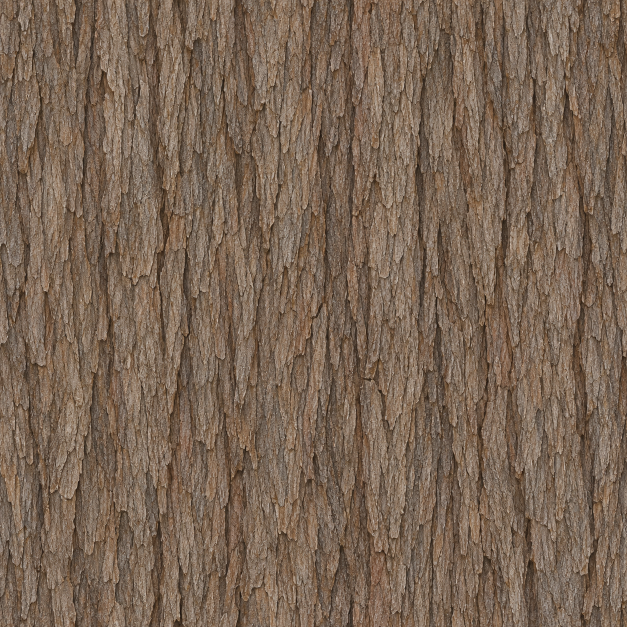
#> input picture assets/modern/citadel/tree-bark-source.png, 1254 x 1254 px, given in place of vehicle-painted-steel-source.png, which was not available (shown at 1/2 size)
$ python build_citadel_metal_tiles.py
#> lines starting #> are read from the running program, lines starting #| are printed output that depends on the picture; pictures that were not available may be replaced by others from this repository, and a replacement may not be noted
#!/usr/bin/env python3
"""Export project-authored Citadel object artwork as repeatable 512px tiles.

The inputs are project-authored images, not pages exported from game data.
Moving each input's natural centre to the tile border and feathering the new
centre seam makes repetition continuous without painting over any game art.
"""

from __future__ import annotations

from pathlib import Path

from PIL import Image, ImageChops


ROOT = Path(__file__).resolve().parents[2] / "assets" / "modern" / "citadel"
SIDE = 512
FEATHER = 96
MATERIALS = (
    "vehicle-painted-steel",
    "vehicle-yellow-painted-steel",
    "vehicle-red-painted-steel",
    "vehicle-neutral-painted-steel",
    "vehicle-panel-painted-steel",
    "utility-galvanized-steel",
    "tree-bark",
    "tree-foliage",
)
OBJECT_LAYERS = (
    "vehicle-yellow-painted-steel",
    "vehicle-red-painted-steel",
    "utility-galvanized-steel",
    "tree-bark",
    "tree-foliage",
    "vehicle-neutral-painted-steel",
    "vehicle-panel-painted-steel",
)


def weight(pos: int) -> float:
    """Keep the input centre and fade it out before the repeated border."""
    distance = abs(pos + 0.5 - SIDE / 2)
    start = SIDE / 2 - FEATHER
    return max(0.0, min(1.0, (SIDE / 2 - distance) / FEATHER)) if distance > start else 1.0


def export(name: str) -> None:
#> called with name = 'vehicle-painted-steel'
    source = Image.open(ROOT / f"{name}-source.png").convert("RGB")
#> source is the input picture: PIL image 1254x1254 RGB; mean R, G, B 121.5, 101.1, 84
    original = source.resize((SIDE, SIDE), Image.Resampling.LANCZOS)
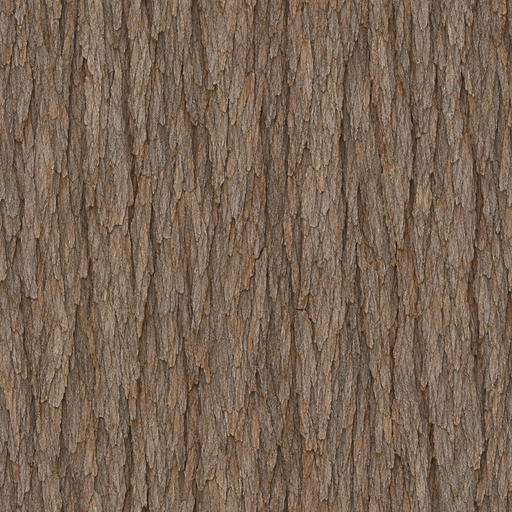
#> original: PIL image 512x512 RGB; mean R, G, B 121.5, 101.1, 84
    shifted = ImageChops.offset(original, SIDE // 2, SIDE // 2)
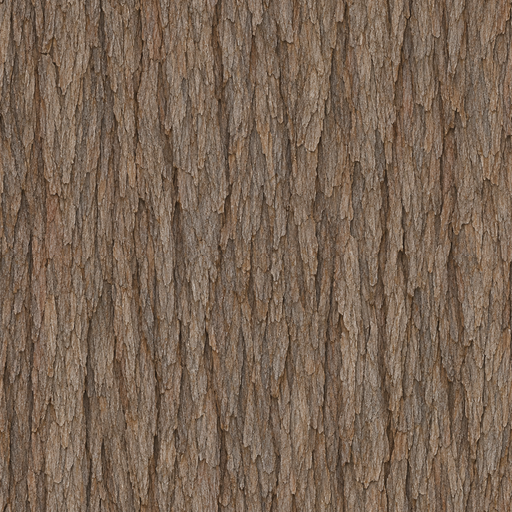
#> shifted: PIL image 512x512 RGB; mean R, G, B 121.5, 101.1, 84
    mask = Image.new("L", (SIDE, SIDE))
#> mask: PIL image 512x512 L; every value is 0
    mask.putdata([round(255 * weight(x) * weight(y)) for y in range(SIDE) for x in range(SIDE)])
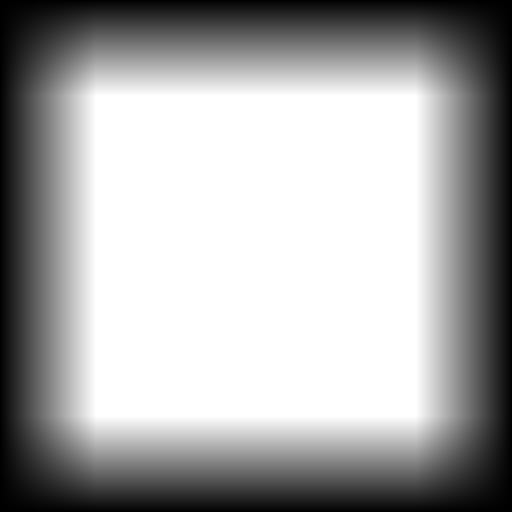
#> mask: PIL image 512x512 L; min 0, max 255, mean 168.3
    tile = Image.composite(original, shifted, mask)
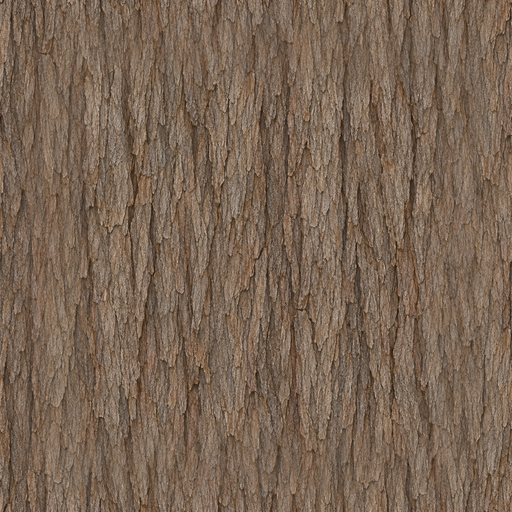
#> tile: PIL image 512x512 RGB; mean R, G, B 121.7, 101.1, 83.8
    tile.save(ROOT / f"{name}.png", optimize=True)


if __name__ == "__main__":
    for material in MATERIALS:
        export(material)
#> pass 2 of the loop `for material in MATERIALS:`:
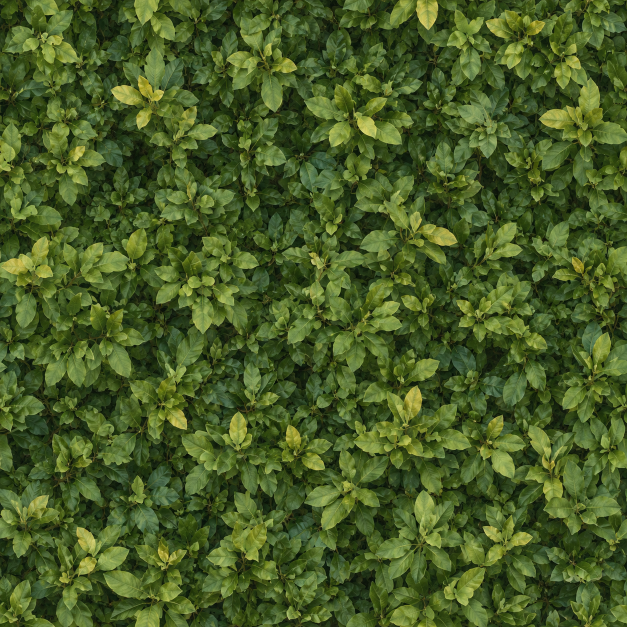
#> input picture assets/modern/citadel/tree-foliage-source.png, 1254 x 1254 px, given in place of vehicle-yellow-painted-steel-source.png, which was not available (shown at 1/2 size)
#> in export, source is the input picture: PIL image 1254x1254 RGB; mean R, G, B 71.3, 91.5, 37.5
#> in export (call 2), `shifted = ImageChops.offset(original, SIDE // 2, SIDE // 2)`:
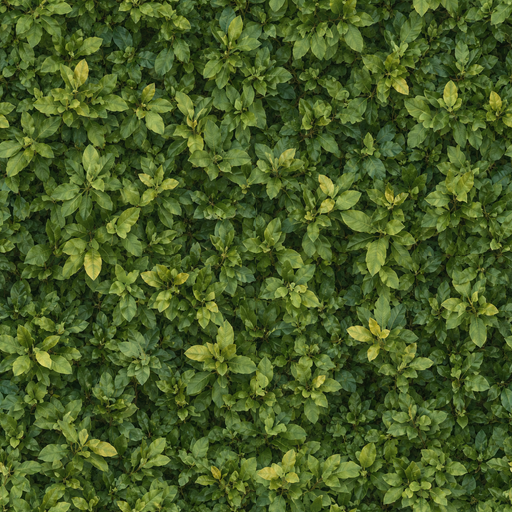
#> shifted: PIL image 512x512 RGB; mean R, G, B 71.3, 91.5, 37.5
#> in export (call 2), `tile = Image.composite(original, shifted, mask)`:
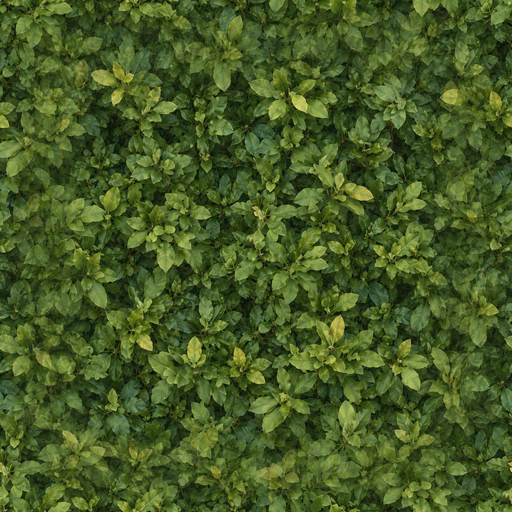
#> tile: PIL image 512x512 RGB; mean R, G, B 70.7, 91, 37.4
#> (the run stopped early here; a loop or call above may not have finished)
